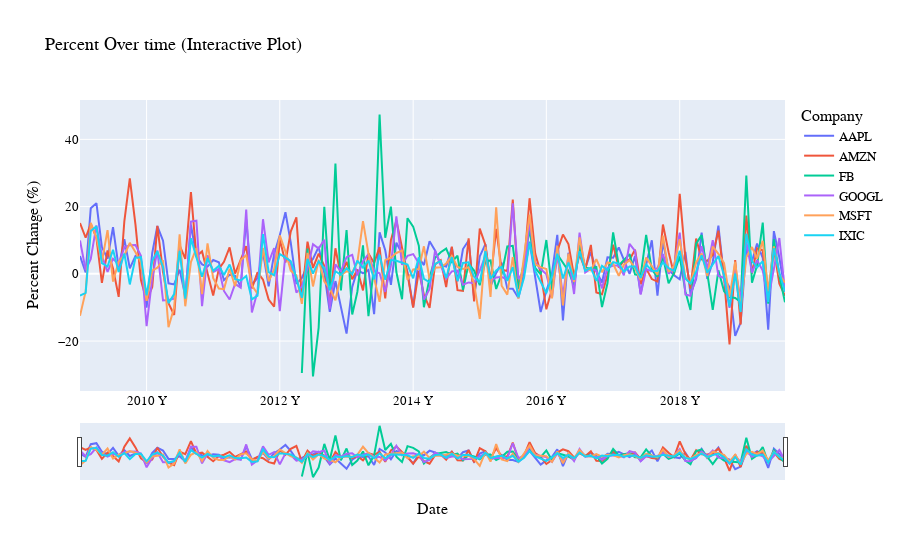

The cell this chart's notebook holds for it:
### Code cell
#dependencies 
import os
import plotly.express as px
from plotly.offline import iplot
import plotly.graph_objects as go


# dataframe of a wide format
openclosedf['Date']=openclosedf.index

#setting colors and creating figure
colors = px.colors.qualitative.Plotly
fig = go.Figure()

# setting x and Y Axis
x_aapl = AAPL_df['Date']
y_aapl = AAPL_df['Percent Change (%)']

x_amzn = AMZN_df['Date']
y_amzn =AMZN_df['Percent Change (%)']

x_fb = FB_df['Date']
y_fb = FB_df['Percent Change (%)']

x_goog = GOOGL_df['Date']
y_goog = GOOGL_df['Percent Change (%)']

x_msft = MSFT_df['Date']
y_msft =MSFT_df['Percent Change (%)']

x_ixic = IXIC_df['Date']
y_ixic = IXIC_df['Percent Change (%)']


#plotting
fig.add_traces(go.Scatter(x=x_aapl, y = y_aapl, mode = 'lines', name = 'AAPL', line=dict(color=colors[0])))
fig.add_traces(go.Scatter(x=x_amzn, y =y_amzn , mode = 'lines', name = 'AMZN', line=dict(color=colors[1])))
fig.add_traces(go.Scatter(x=x_fb, y =y_fb , mode = 'lines', name = 'FB', line=dict(color=colors[2])))
fig.add_traces(go.Scatter(x=x_goog, y =y_goog , mode = 'lines', name = 'GOOGL', line=dict(color=colors[3])))
fig.add_traces(go.Scatter(x=x_msft, y =y_msft, mode = 'lines', name = 'MSFT', line=dict(color=colors[4])))
fig.add_traces(go.Scatter(x=x_ixic, y = y_ixic, mode = 'lines', name = 'IXIC', line=dict(color=colors[5])))

#Labeling the Plot
fig.update_layout(title="Percent Over time (Interactive Plot)",
                  xaxis_title='Date',
                  yaxis_title='Percent Change (%)',
                  legend_title="Company",
                  font=dict(family="Aerial",
                            size=13,
                            color="Black")
                  )

# Zoom Slider
fig.update_xaxes(
    rangeslider_visible=True,
    tickformatstops = [
        dict(dtickrange=[None, 1000], value="%H:%M:%S.%L ms"),
        dict(dtickrange=[1000, 60000], value="%H:%M:%S s"),
        dict(dtickrange=[60000, 3600000], value="%H:%M m"),
        dict(dtickrange=[3600000, 86400000], value="%H:%M h"),
        dict(dtickrange=[86400000, 604800000], value="%e. %b d"),
        dict(dtickrange=[604800000, "M1"], value="%e. %b w"),
        dict(dtickrange=["M1", "M12"], value="%b '%y M"),
        dict(dtickrange=["M12", None], value="%Y Y")
    ]
)


#printing
fig.show()

#Outputting the image and saving the image to an external file as a png
if not os.path.exists("images"):
    os.mkdir("images")
    
fig.write_image("images/fig1.png")
